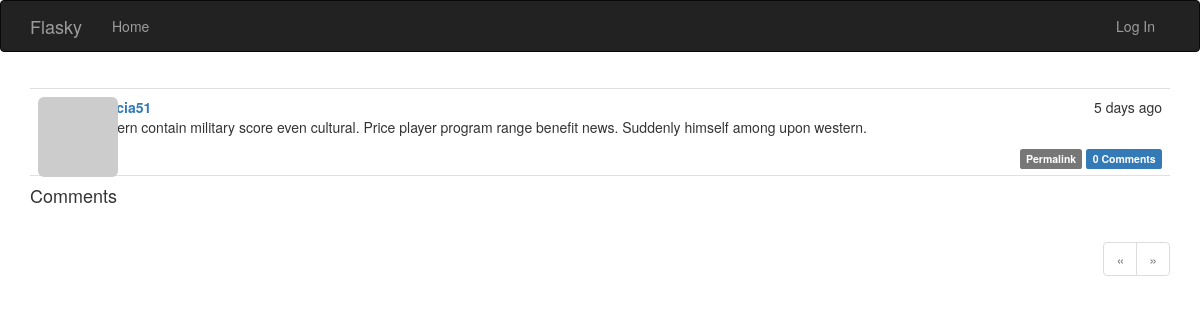
Page /post/77 on the committed database.
### app/models.py (models this page shows, shortened)
class Post(db.Model):
    __tablename__ = 'posts'
    id = db.Column(db.Integer, primary_key=True)
    body = db.Column(db.Text)
    body_html = db.Column(db.Text)
    timestamp = db.Column(db.DateTime, index=True, default=datetime.utcnow)
    author_id = db.Column(db.Integer, db.ForeignKey('users.id'))
    comments = db.relationship('Comment', backref='post', lazy='dynamic')

class User(UserMixin, db.Model):
    __tablename__ = 'users'
    id = db.Column(db.Integer, primary_key=True)
    email = db.Column(db.String(64), unique=True, index=True)
    username = db.Column(db.String(64), unique=True, index=True)
    password_hash = db.Column(db.String(128))
    role_id = db.Column(db.Integer, db.ForeignKey('roles.id'))
    confirmed = db.Column(db.Boolean, default=False)
    name = db.Column(db.String(64))
    location = db.Column(db.String(64))
    about_me = db.Column(db.Text())
    member_since = db.Column(db.DateTime(), default=datetime.utcnow)
    last_seen = db.Column(db.DateTime(), default=datetime.utcnow)
    avatar_hash = db.Column(db.String(32))
    posts = db.relationship('Post', backref='author', lazy='dynamic')
    followed = db.relationship('Follow',
                               foreign_keys=[Follow.follower_id],
                               backref=db.backref('follower', lazy='joined'),
                               lazy='dynamic',
                               cascade='all, delete-orphan')
    followers = db.relationship('Follow',
                                foreign_keys=[Follow.followed_id],
                                backref=db.backref('followed', lazy='joined'),
                                lazy='dynamic',
                                cascade='all, delete-orphan')
    comments = db.relationship('Comment', backref='author', lazy='dynamic')
    @property
    def password(self):
        raise AttributeError('password is not a readable attribute')
    def gravatar(self, size=100, default='identicon', rating='g'):
        url = 'https://secure.gravatar.com/avatar'
        hash = self.avatar_hash or self.gravatar_hash()
        return '{url}/{hash}?s={size}&d={default}&r={rating}'.format(
            url=url, hash=hash, size=size, default=default, rating=rating)

### app/main/views.py (the view, shortened to what this page needs)
@main.route('/post/<int:id>', methods=['GET', 'POST'])
def post(id):
    post = Post.query.get_or_404(id)
    form = CommentForm()
    page = request.args.get('page', 1, type=int)
    if page == -1:
        page = (post.comments.count() - 1) // \
            current_app.config['FLASKY_COMMENTS_PER_PAGE'] + 1
    pagination = post.comments.order_by(Comment.timestamp.asc()).paginate(
        page, per_page=current_app.config['FLASKY_COMMENTS_PER_PAGE'],
        error_out=False)
    comments = pagination.items
    return render_template('post.html', posts=[post], form=form,
                           comments=comments, pagination=pagination)

### app/auth/views.py (called while the page is built)
@auth.before_app_request
def before_request():
    if current_user.is_authenticated:
        current_user.ping()
        if not current_user.confirmed \
                and request.endpoint \
                and request.blueprint != 'auth' \
                and request.endpoint != 'static':
            return redirect(url_for('auth.unconfirmed'))

@auth.before_app_request
def before_request():
    if current_user.is_authenticated \
            and not current_user.confirmed \
            and request.blueprint != 'auth' \
            and request.endpoint != 'static':
        return redirect(url_for('auth.unconfirmed'))

### app/main/__init__.py (called while the page is built)
@main.app_context_processor
def inject_permissions():
    return dict(Permission=Permission)

### app/models.py (called while the page is built)
    def can(self, permissions):
        return False

    def is_administrator(self):
        return False

### app/templates/post.html (shortened to what this page needs)
{% extends "base.html" %}
{% import "bootstrap/wtf.html" as wtf %}
{% import "_macros.html" as macros %}
{% block page_content %}
{% include '_posts.html' %}
<h4 id="comments">Comments</h4>
{% if pagination %}
<div class="pagination">
    {{ macros.pagination_widget(pagination, '.post', fragment='#comments', id=posts[0].id) }}
</div>
{% endif %}
{% endblock %}

### app/templates/_posts.html (shortened to what this page needs)
<ul class="posts">
    {% for post in posts %}
    <li class="post">
        <div class="post-thumbnail">
            <a href="{{ url_for('.user', username=post.author.username) }}">
                <img class="img-rounded profile-thumbnail" src="{{ post.author.gravatar(size=40) }}">
            </a>
        </div>
        <div class="post-content">
            <div class="post-date">{{ moment(post.timestamp).fromNow() }}</div>
            <div class="post-author"><a href="{{ url_for('.user', username=post.author.username) }}">{{ post.author.username }}</a></div>
            <div class="post-body">
                {% if post.body_html %}
                    {{ post.body_html | safe }}
                {% else %}
                    {{ post.body }}
                {% endif %}
            </div>
            <div class="post-footer">
                <a href="{{ url_for('.post', id=post.id) }}">
                    <span class="label label-default">Permalink</span>
                </a>
                <a href="{{ url_for('.post', id=post.id) }}#comments">
                    <span class="label label-primary"> {{ post.comments.count() }} Comments</span>
                </a>
            </div>
        </div>
    </li>
    {% endfor %}
</ul>

### app/static/styles.css (style rules this page uses)
.profile-thumbnail { position: absolute; }
ul.posts { list-style-type: none; padding: 0px; margin: 16px 0px 0px 0px; border-top: 1px solid #e0e0e0; }
ul.posts li.post { padding: 8px; border-bottom: 1px solid #e0e0e0; }
div.post-date { float: right; }
div.post-author { font-weight: bold; }
div.post-thumbnail { position: absolute; }
div.post-content { margin-left: 48px; min-height: 48px; }
div.post-footer { text-align: right; }
div.pagination { width: 100%; text-align: right; padding: 0px; margin: 0px; }

### rows in the picture
Post: timestamp "5 days ago", author.username "patricia51", body_html "Western contain military score even cultural. Price player program range benefit news. Suddenly himself among upon western.", comments.count "0"
